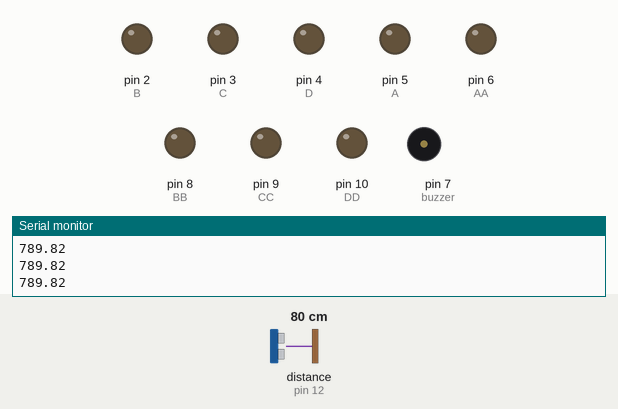
The sketch below on a simulated Arduino Uno, built with avr-gcc and run on an emulated ATmega328P. Shown: output pins drawn as LEDs (lit = HIGH), buzzer (waves = sounding), the last lines printed to the serial monitor. Wiring (inferred from the names in the program): ultrasonic range finder: trigger pin 11; echo pin 12. Dashed ring = blinking. The inputs (shaded band) are chosen by the test bench; at power-on: distance to the obstacle (sensor on pin 12) 80 cm. The echo pulse lasts 58.3 µs per cm; pins used as bus, display or sensor lines are not drawn.

Above: at 1.2 s.
1.3 s: distance to the obstacle (sensor on pin 12) set to 9 cm
2.8 s: distance to the obstacle (sensor on pin 12) set to 6 cm
At 3.2 s:
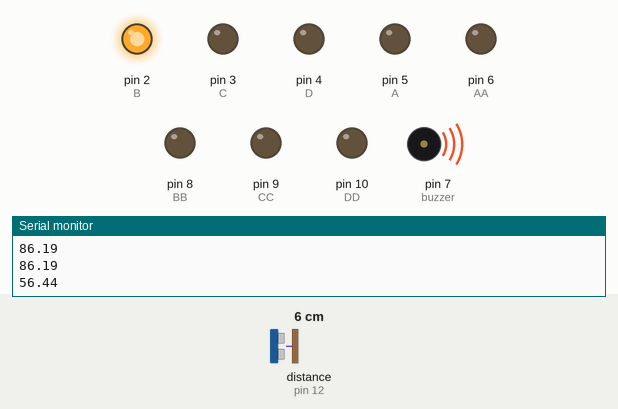
5.8 s: distance to the obstacle (sensor on pin 12) set to 18 cm
At 6.7 s:
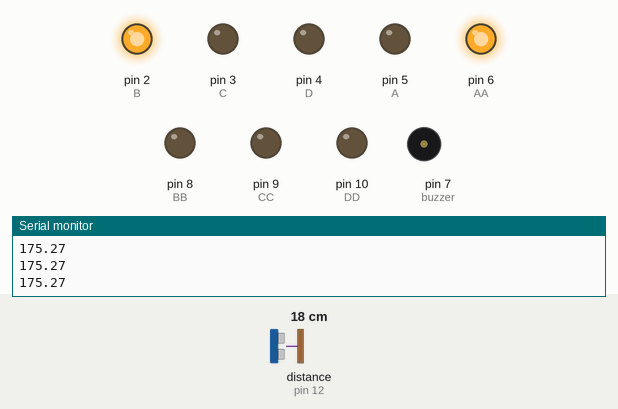
7.3 s: distance to the obstacle (sensor on pin 12) set to 2 cm
At 7.7 s:
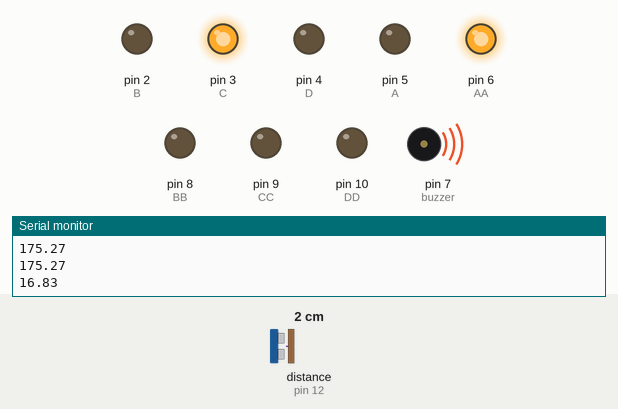
10.3 s: distance to the obstacle (sensor on pin 12) set to 35 cm
At 11.3 s:
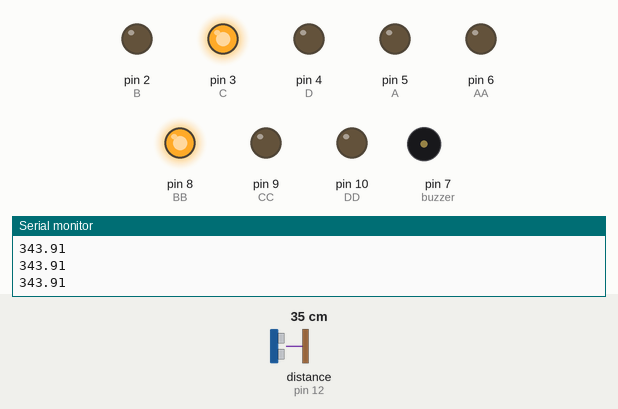
11.8 s: distance to the obstacle (sensor on pin 12) set to 4 cm
At 12.6 s:
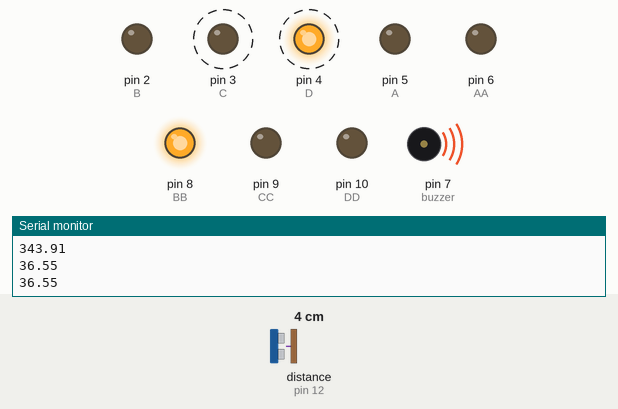
Timing chart, 0 to 17.3 s (numbered marks = the images above; inputs shaded):
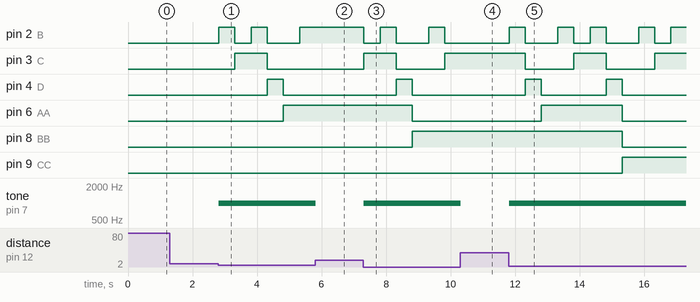

Measured:
- the behaviour switches between 8 and 7 cm on distance to the obstacle (sensor on pin 12) (found by bisection; images 0 and 1)
- after the input at 2.8 s, pin 2 (B): goes HIGH 0.50 s, LOW 0.50 s, HIGH 0.50 s, LOW 1.0 s, then HIGH, starting at once; pin 3 (C): LOW → HIGH after 0.51 s, → LOW 1.0 s later; pin 4 (D): LOW → HIGH after 1.5 s, → LOW 0.50 s later; pin 6 (AA): LOW → HIGH after 2.0 s; tone on pin 7 (buzzer): silent → 1000 Hz at once
- after the input at 5.8 s, pin 2 (B): stays HIGH (without the input it goes to LOW after 0.02 s); pin 3 (C): stays LOW (without the input it goes to HIGH after 0.02 s); pin 4 (D): stays LOW (without the input it goes to HIGH after 1.0 s); tone on pin 7 (buzzer): 1000 Hz → silent at once
- after the input at 7.3 s, pin 2 (B): goes LOW 0.50 s, HIGH 0.50 s, LOW 1.0 s, HIGH 0.50 s, then LOW, starting at once; pin 3 (C): LOW → HIGH at once, → LOW 1.0 s later, → HIGH 1.5 s later; pin 4 (D): LOW → HIGH after 1.0 s, → LOW 0.50 s later; pin 6 (AA): HIGH → LOW after 1.5 s; pin 8 (BB): LOW → HIGH after 1.5 s
- after the input at 10.3 s, pin 2 (B): stays LOW (without the input it goes to HIGH after 0.02 s); pin 3 (C): stays HIGH (without the input it goes to LOW after 0.53 s)
- after the input at 11.8 s, pin 2 (B): LOW → HIGH at once, → LOW 0.50 s later, → HIGH 1.0 s later, → LOW 0.50 s later, … (9 changes in this stretch); pin 3 (C): alternates HIGH for 1.0 s and LOW for 1.5 s, starting after 0.51 s

The sketch:

sketch_feb16a.ino
```cpp
const int A = 5;
const int B = 2;
const int C = 3;
const int D = 4;
const int AA = 6;
const int BB = 8;
const int CC = 9;
const int DD = 10;

const byte TRIGGER_PIN = 11; // Broche TRIGGER
const byte ECHO_PIN = 12;    // Broche ECHO
const int buzzer = 7;
const int distanceMax = 70;
int chiffre = 0;
int dix = 0;
/* Constantes pour le timeout */
const unsigned long MEASURE_TIMEOUT = 50000UL; // 25ms = ~8m à 340m/s
/* Vitesse du son dans l'air en mm/us */
const float SOUND_SPEED = 340.0 / 1000;


void setup() {
  /* Initialise le port série */
  Serial.begin(9600);
  pinMode(buzzer, OUTPUT);
  /* Initialise les broches */
  pinMode(TRIGGER_PIN, OUTPUT);
  digitalWrite(TRIGGER_PIN, LOW); // La broche TRIGGER doit être à LOW au repos
  pinMode(ECHO_PIN, INPUT);
  pinMode(A, OUTPUT);
  pinMode(B, OUTPUT);
  pinMode(C, OUTPUT);
  pinMode(D, OUTPUT);
  pinMode(AA, OUTPUT);
  pinMode(BB, OUTPUT);
  pinMode(CC, OUTPUT);
  pinMode(DD, OUTPUT);
}

void loop() {

  /* 1. Lance une mesure de distance en envoyant une impulsion HIGH de 10µs sur la broche TRIGGER */
  digitalWrite(TRIGGER_PIN, HIGH);
  delayMicroseconds(10);
  digitalWrite(TRIGGER_PIN, LOW);

  /* 2. Mesure le temps entre l'envoi de l'impulsion ultrasonique et son écho (si il existe) */
  long measure = pulseIn(ECHO_PIN, HIGH, MEASURE_TIMEOUT);

  /* 3. Calcul la distance à partir du temps mesuré */
  float distance_mm = measure / 2.0 * SOUND_SPEED;

  /* Affiche les résultats en mm, cm et m */
  Serial.println(distance_mm);

  /* Détection de la balle */
  if (distance_mm > distanceMax) {
  }
  else if (distance_mm == 0) {
  }
  else {
    tone(buzzer, 1000); // Send 1KHz sound signal...
    chiffre += 2;
    editNumber(chiffre);
    editNumber1(dix);

    delay(500);        // ...for 1 sec
    noTone(buzzer);     // Stop sound...
  }
  delay(1);

}

/* afficher le score partie 1 */
void editNumber(int x) {
  switch (x) {
    case 1:
      digitalWrite(A, HIGH);
      digitalWrite(B, LOW);
      digitalWrite(C, LOW);
      digitalWrite(D, LOW);
      break;
    case 2:
      digitalWrite(A, LOW);
      digitalWrite(B, HIGH);
      digitalWrite(C, LOW);
      digitalWrite(D, LOW);
      break;
    case 3:
      digitalWrite(A, HIGH);
      digitalWrite(B, HIGH);
      digitalWrite(C, LOW);
      digitalWrite(D, LOW);
      break;
    case 4:
      digitalWrite(A, LOW);
      digitalWrite(B, LOW);
      digitalWrite(C, HIGH);
      digitalWrite(D, LOW);
      break;
    case 5:
      digitalWrite(A, HIGH);
      digitalWrite(B, LOW);
      digitalWrite(C, HIGH);
      digitalWrite(D, LOW);
      break;
    case 6:
      digitalWrite(A, LOW);
      digitalWrite(B, HIGH);
      digitalWrite(C, HIGH);
      digitalWrite(D, LOW);
      break;
    case 7:
      digitalWrite(A, HIGH);
      digitalWrite(B, HIGH);
      digitalWrite(C, HIGH);
      digitalWrite(D, LOW);
      break;
    case 8:

      digitalWrite(A, LOW);
      digitalWrite(B, LOW);
      digitalWrite(C, LOW);
      digitalWrite(D, HIGH);
      break;
    case 9:
      digitalWrite(A, HIGH);
      digitalWrite(B, LOW);
      digitalWrite(C, LOW);
      digitalWrite(D, HIGH);
      break;

  }
  if (chiffre > 9) {
    dix += 1;
    chiffre = 0;
    digitalWrite(A, LOW);
    digitalWrite(B, LOW);
    digitalWrite(C, LOW);
    digitalWrite(D, LOW);
  }

}

/* afficher le score partie 2 */
void editNumber1(int x) {
  switch (x) {
    case 1:
      digitalWrite(AA, HIGH);
      digitalWrite(BB, LOW);
      digitalWrite(CC, LOW);
      digitalWrite(DD, LOW);
      break;
    case 2:
      digitalWrite(AA, LOW);
      digitalWrite(BB, HIGH);
      digitalWrite(CC, LOW);
      digitalWrite(DD, LOW);
      break;
    case 3:
      digitalWrite(AA, HIGH);
      digitalWrite(BB, HIGH);
      digitalWrite(CC, LOW);
      digitalWrite(DD, LOW);
      break;
    case 4:
      digitalWrite(AA, LOW);
      digitalWrite(BB, LOW);
      digitalWrite(CC, HIGH);
      digitalWrite(DD, LOW);
      break;
    case 5:
      digitalWrite(AA, HIGH);
      digitalWrite(BB, LOW);
      digitalWrite(CC, HIGH);
      digitalWrite(DD, LOW);
      break;
    case 6:
      digitalWrite(AA, LOW);
      digitalWrite(BB, HIGH);
      digitalWrite(CC, HIGH);
      digitalWrite(DD, LOW);
      break;
    case 7:
      digitalWrite(AA, HIGH);
      digitalWrite(BB, HIGH);
      digitalWrite(CC, HIGH);
      digitalWrite(DD, LOW);
      break;
    case 8:

      digitalWrite(AA, LOW);
      digitalWrite(BB, LOW);
      digitalWrite(CC, LOW);
      digitalWrite(DD, HIGH);
      break;
    case 9:
      digitalWrite(AA, HIGH);
      digitalWrite(BB, LOW);
      digitalWrite(CC, LOW);
      digitalWrite(DD, HIGH);
      break;

  }
  if (dix > 9) {
    dix = 0;
    digitalWrite(AA, LOW);
    digitalWrite(BB, LOW);
    digitalWrite(CC, LOW);
    digitalWrite(DD, LOW);
  }

}
```
